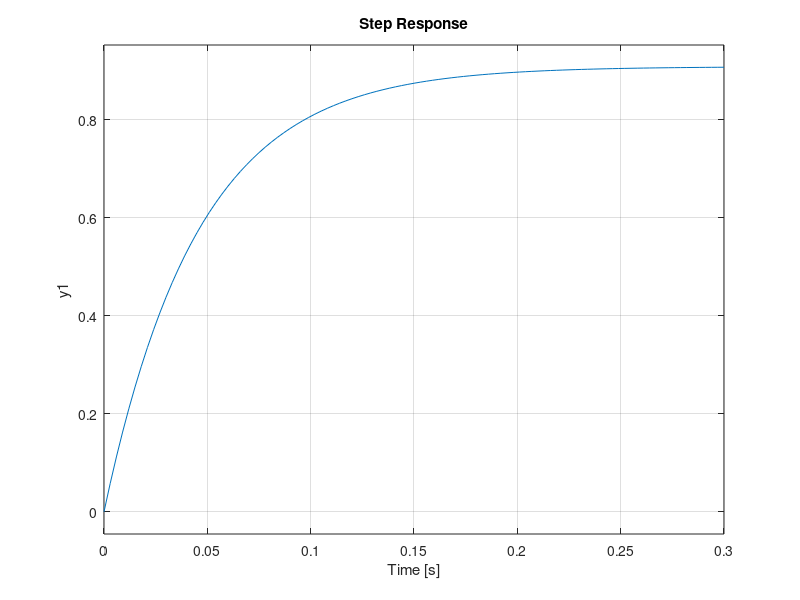

MATLAB code for this plot:
clear;
 load('data');
%% 

kc = 0.2371;
pc = 0.1;
zc = 0.25;

Ktac = 0.25;
taum = 0.5015;
Kenc = 3.18;
Km = pi;

%% 

tempo = linspace(0, max(size(pos))*0.01, max(size(pos)))';
 
vel = [tempo vel];
 
pos = [tempo pos];
 
in = [tempo in];

%% 

tempo = linspace(0, max(size(vel))*0.01, max(size(vel)))';

pos=pos(2:end,:);

vel=vel(2:end,:);

in=in(2:end,:);

%% 

% Gma = tf(Km*Kenc,[taum 1 0]);

Gma = tf(Km*Kenc,[taum 1]);

Gmf = feedback(Gma,1);

step(Gmf);

Ts = 0.8*0.179;

% sisotool(Gma)
